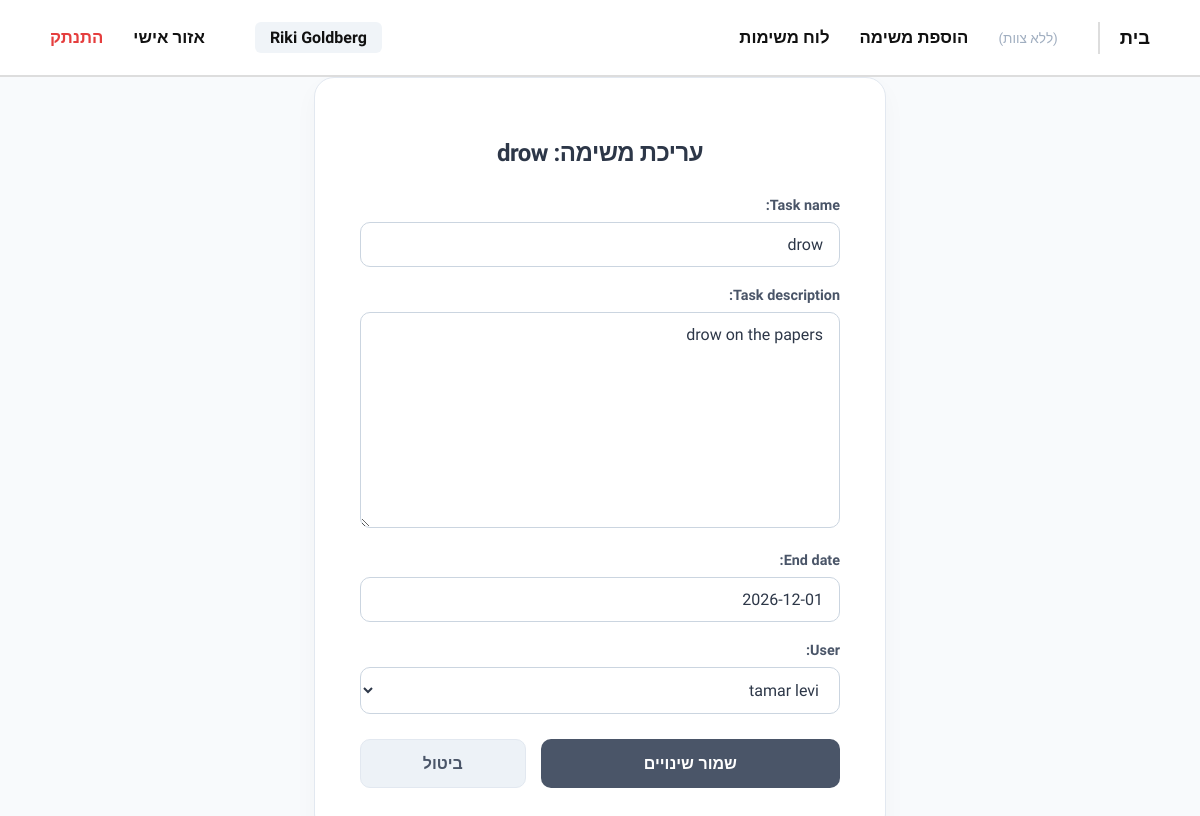
The page /editTask/2/ (signed in) on the database its author committed.
### DjangoApp/models.py (models this page shows, shortened)
class User(AbstractUser):
    class Role(models.TextChoices):
        MANAGER = 'מנהל', 'מנהל'
        WORKER = 'עובד', 'עובד'
    id = models.AutoField(primary_key=True)
    role = models.CharField(
        max_length=20,
        choices=Role.choices,
        default=Role.WORKER
    )
    team = models.ForeignKey(
        'Team',
        on_delete=models.SET_NULL,
        null=True,
        blank=True,
        related_name="team_users"
    )
    def __str__(self):
        return f"{self.first_name} {self.last_name}"

class Task(models.Model):
    class Status(models.TextChoices):
        NEW = 'חדש', 'חדש'
        IN_PROGRESS = 'בתהליך', 'בתהליך'
        DONE = 'הושלם', 'הושלם'
    id = models.AutoField(primary_key=True)
    task_name = models.CharField(max_length=100)
    task_description = models.TextField()
    end_date = models.DateField()
    status = models.CharField(
        max_length=20,
        choices=Status.choices,
        default=Status.NEW
    )
    user = models.ForeignKey(
        'User',
        on_delete=models.SET_NULL,
        null=True,
        blank=True,
        related_name="user_tasks"
    )
    team_name = models.ForeignKey(
        'Team',
        on_delete=models.SET_NULL,
        null=True,
        blank=True,
        related_name="team_tasks"
    )

### DjangoApp/views.py (the view)
# urls.py: path('editTask/<int:id>/', views.editTask, name='editTask'),
def editTask(request, id):
    if request.user.role != "מנהל":
        return HttpResponseForbidden("אין לך הרשאה")
    task = get_object_or_404(Task, id=id)
    if request.method == "POST":
        form = TaskForm(request.POST, instance=task)
        if form.is_valid():
            form.save()
            return redirect('getAllTasks')
    else:
        form = TaskForm(instance=task)
    return render(request, "editTask.html", {"form": form, "task": task})

### DjangoApp/forms.py
class TaskForm(forms.ModelForm):
    class Meta:
        model = Task
        fields = ('task_name', 'task_description', 'end_date', 'user')

### templates/editTask.html (shortened to what this page needs)
{% extends 'navBar.html' %}
{% block content %}
<div class="form-wrapper">
    <div class="form-container">
        <h1>עריכת משימה: <span>{{ task.task_name }}</span></h1>
        <form method="POST">
            {{ form.as_p }}
            <div class="actions">
                <button type="submit" class="btn-save">שמור שינויים</button>
                <a class="a-cencel" href="{% url 'getAllTasks' %}">ביטול</a>
            </div>
        </form>
    </div>
</div>
{% endblock %}

### templates/navBar.html (shortened to what this page needs)
<!DOCTYPE html>
<html lang="he" dir="rtl">
<head>
</head>
<body>
    <nav>
        <div class="nav-links">
            <a href="{% url 'home' %}" class="special-link">בית</a>
            {% if user.is_authenticated %}
                {% if user.team and user.role != "מנהל"%}
                    <a href="{% url 'getTeamsTasks' team=user.team.team_name %}">משימות צוות</a>
                {% else %}
                    <span class="no-team-tag">(ללא צוות)</span>
                {% endif %}
                {% if user.role == "מנהל" %}
                    <a href="{% url 'addTask' %}">הוספת משימה</a>
                    <a href="{% url 'getAllTasks' %}">לוח משימות</a>
                {% endif %}
            {% endif %}
        </div>
        <div class="nav-links">
            {% if user.is_authenticated %}
                <span class="user-greeting">{{ user.first_name }} {{ user.last_name }}</span>
                <a href="{% url 'personalArea' %}">אזור אישי</a>
                <a href="{% url 'logout' %}" class="logout-link">התנתק</a>
            {% else %}
                <a href="{% url 'login' %}">התחברות</a>
                <a href="{% url 'register' %}" class="special-link">הרשמה למערכת</a>
            {% endif %}
        </div>
    </nav>
    <div class="content">
        {% block content %}
        {% endblock %}
    </div>
</body>
</html>

### templates/navBar.html (style rules this page uses)
:root { --nav-bg: #ffffff; --text-main: #111111; --text-muted: #4a5568; --border-color: #dddddd; --accent-color: #000000; }
body { font-family: 'Assistant', sans-serif; background-color: #f4f7f6; margin: 0; color: var(--text-main); }
nav { background: var(--nav-bg); padding: 0 50px; height: 75px; display: flex; align-items: center; justify-content: space-between; border-bottom: 2px solid var(--border-color); position: sticky; top: 0; z-index: 1000; }
.nav-links { display: flex; align-items: center; gap: 30px; }
nav a { color: var(--text-main); text-decoration: none; font-size: 1.05rem; font-weight: 600; transition: all 0.2s ease; padding: 5px 0; }
.special-link { font-weight: 800 !important; font-size: 1.15rem; border-left: 2px solid var(--border-color); padding-left: 20px; margin-left: 10px; }
.user-greeting { font-size: 1rem; font-weight: 700; color: var(--text-main); background: #f0f4f8; padding: 6px 15px; border-radius: 6px; margin-left: 20px; }
.logout-link { color: #e53e3e; font-weight: 700; }
.content { max-width: 1200px; margin: 0 auto; min-height: calc(100vh - 75px); }
.no-team-tag { font-size: 0.85rem; color: #a0aec0; font-weight: 400; }

### templates/editTask.html (style rules this page uses)
.form-wrapper { display: flex; justify-content: center; align-items: center; min-height: 85vh; background-color: #f8fafc; }
.form-container { background: #ffffff; padding: 45px; border-radius: 20px; width: 100%; max-width: 480px; box-shadow: 0 10px 25px rgba(0, 0, 0, 0.03); border: 1px solid #e2e8f0; }
h1 { text-align: center; margin-bottom: 30px; color: #2d3748; font-size: 24px; font-weight: 700; letter-spacing: -0.5px; }
form p { margin-bottom: 20px; text-align: right; direction: rtl; }
form label { display: block; margin-bottom: 8px; font-weight: 600; color: #4a5568; font-size: 0.9rem; }
input, textarea, select { width: 100%; padding: 12px 16px; border-radius: 10px; border: 1px solid #cbd5e0; font-size: 16px; color: #2d3748; background-color: #ffffff; transition: all 0.2s ease; box-sizing: border-box; font-family: inherit; }
.actions { display: flex; gap: 15px; margin-top: 25px; direction: rtl; }
.btn-save { flex: 2; padding: 14px; border: none; border-radius: 10px; background-color: #4a5568; color: #fff; font-size: 16px; font-weight: 700; cursor: pointer; transition: all 0.3s ease; }
.a-cencel { flex: 1; padding: 14px; border-radius: 10px; background-color: #edf2f7; color: #4a5568; font-size: 16px; font-weight: 600; text-align: center; text-decoration: none; transition: all 0.2s ease; border: 1px solid #e2e8f0; }

### rows shown on the page
User: first_name "Riki", last_name "Goldberg"
Task: task_name "drow", task_description "drow on the papers", end_date "2026-12-01", user "tamar levi"
